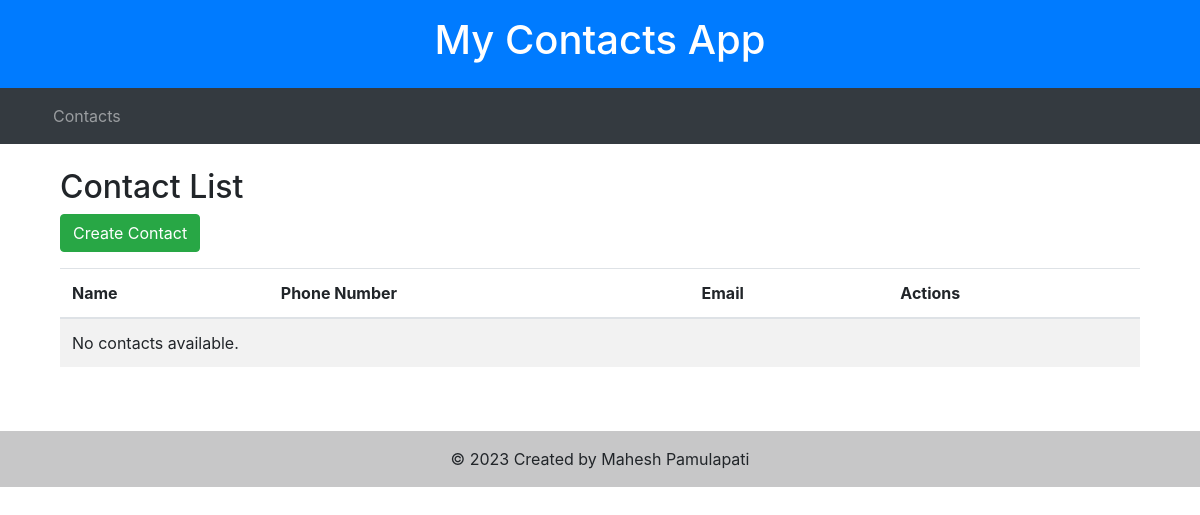
The app's page /, older data.
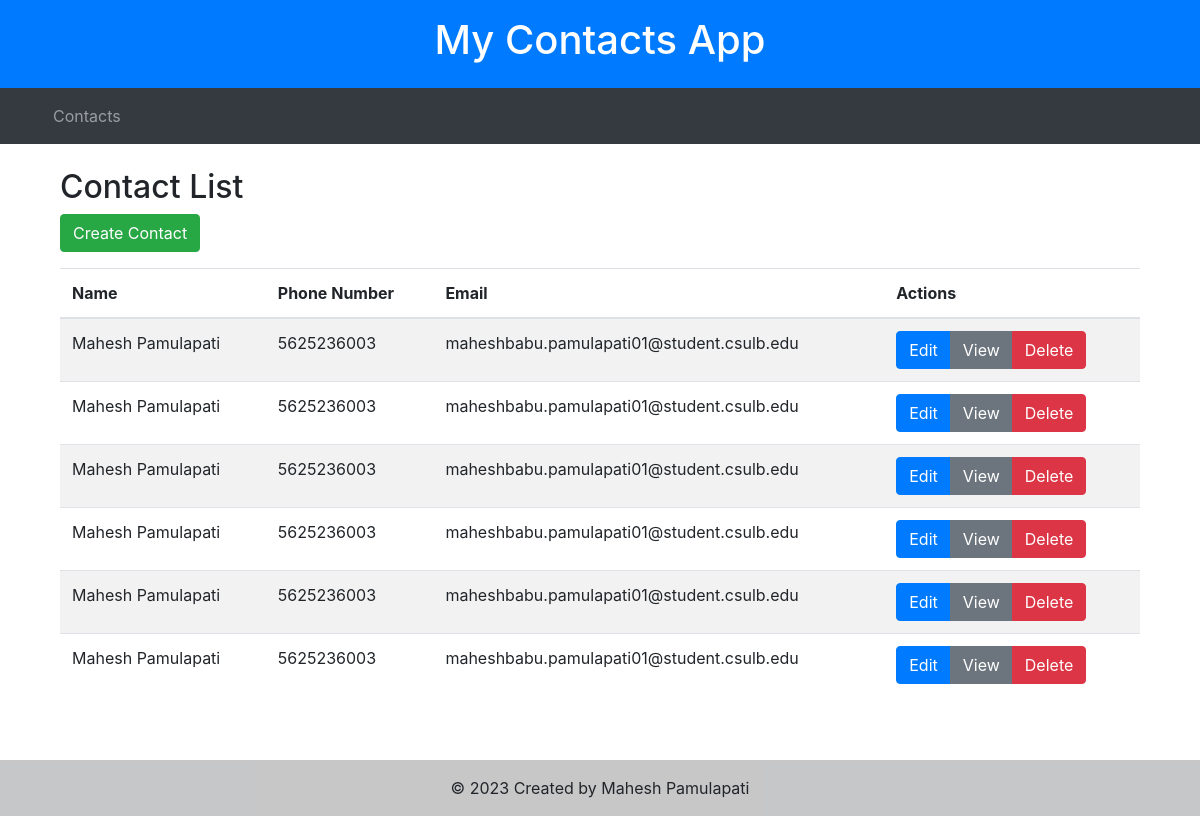
The same page, newer data.
### MY_Contacts/models.py (models this page shows, shortened)
class Contact(models.Model):
    first_name = models.CharField(max_length=100)
    last_name = models.CharField(max_length=100)
    phone_number = models.CharField(max_length=15)
    email = models.EmailField()
    address = models.TextField(null=True, blank=True)

### MY_Contacts/views.py (the view)
# urls.py: path('', views.contact_list, name='contact_list'),
def contact_list(request):
    contacts = Contact.objects.all()
    context = {'contacts': contacts}
    return render(request, 'MY_Contacts/contact_list.html', context)

### MY_Contacts/Templates/MY_Contacts/contact_list.html (shortened to what this page needs)
{% extends 'MY_Contacts/base.html' %}
{% block content %}
<div class="container">
    <h2>Contact List</h2>
    <a href="{% url 'MY_Contacts:contact_create' %}" class="btn btn-success mb-3">Create Contact</a>
    <table class="table table-striped">
        <thead>
            <tr>
                <th scope="col">Name</th>
                <th scope="col">Phone Number</th>
                <th scope="col">Email</th>
                <th scope="col">Actions</th>
            </tr>
        </thead>
        <tbody>
            {% for contact in contacts %}
                <tr>
                    <td>{{ contact.first_name }} {{ contact.last_name }}</td>
                    <td>{{ contact.phone_number }}</td>
                    <td>{{ contact.email }}</td>
                    <td>
                        <div class="btn-group" role="group" aria-label="Actions">
                            <a href="{% url 'MY_Contacts:contact_update' contact.id %}" class="btn btn-primary">Edit</a>
                            <a href="{% url 'MY_Contacts:contact_detail' contact.id %}" class="btn btn-secondary">View</a>
                            <a href="{% url 'MY_Contacts:contact_confirm_delete' contact.id %}" class="btn btn-danger">Delete</a>
                        </div>
                    </td>
                </tr>
            {% empty %}
                <tr>
                    <td colspan="4">No contacts available.</td>
                </tr>
            {% endfor %}
        </tbody>
    </table>
</div>
{% endblock %}

Row changes from the older to the newer data that the page shows:
added Contact: first_name "Mahesh", last_name "Pamulapati", phone_number "5625236003", email "maheshbabu.pamulapati01@student.csulb.edu"
added Contact: first_name "Mahesh", last_name "Pamulapati", phone_number "5625236003", email "maheshbabu.pamulapati01@student.csulb.edu"
added Contact: first_name "Mahesh", last_name "Pamulapati", phone_number "5625236003", email "maheshbabu.pamulapati01@student.csulb.edu"
added Contact: first_name "Mahesh", last_name "Pamulapati", phone_number "5625236003", email "maheshbabu.pamulapati01@student.csulb.edu"
added Contact: first_name "Mahesh", last_name "Pamulapati", phone_number "5625236003", email "maheshbabu.pamulapati01@student.csulb.edu"
added Contact: first_name "Mahesh", last_name "Pamulapati", phone_number "5625236003", email "maheshbabu.pamulapati01@student.csulb.edu"
Text that changed along with them:
text no longer shown: "No contacts available."
